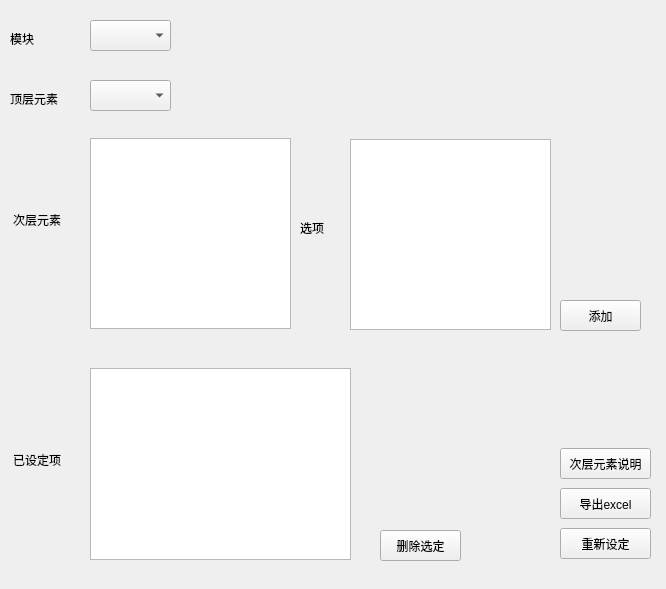
<?xml version="1.0" encoding="UTF-8"?>
<ui version="4.0">
 <class>Form</class>
 <widget class="QWidget" name="Form">
  <property name="geometry">
   <rect>
    <x>0</x>
    <y>0</y>
    <width>666</width>
    <height>589</height>
   </rect>
  </property>
  <property name="windowTitle">
   <string>测试建模工具</string>
  </property>
  <widget class="QListWidget" name="listWidget_sublevel">
   <property name="geometry">
    <rect>
     <x>90</x>
     <y>138</y>
     <width>201</width>
     <height>191</height>
    </rect>
   </property>
  </widget>
  <widget class="QListWidget" name="listWidget_thirdlevel">
   <property name="geometry">
    <rect>
     <x>350</x>
     <y>139</y>
     <width>201</width>
     <height>191</height>
    </rect>
   </property>
   <property name="selectionMode">
    <enum>QAbstractItemView::MultiSelection</enum>
   </property>
  </widget>
  <widget class="QPushButton" name="pushButton_deleteSelection">
   <property name="geometry">
    <rect>
     <x>380</x>
     <y>530</y>
     <width>81</width>
     <height>31</height>
    </rect>
   </property>
   <property name="text">
    <string>删除选定</string>
   </property>
  </widget>
  <widget class="QLabel" name="label_caseModel">
   <property name="geometry">
    <rect>
     <x>13</x>
     <y>450</y>
     <width>61</width>
     <height>20</height>
    </rect>
   </property>
   <property name="text">
    <string>已设定项</string>
   </property>
  </widget>
  <widget class="QLabel" name="label_thirdlevel">
   <property name="geometry">
    <rect>
     <x>300</x>
     <y>218</y>
     <width>41</width>
     <height>20</height>
    </rect>
   </property>
   <property name="text">
    <string>选项</string>
   </property>
  </widget>
  <widget class="QLabel" name="label_sublevel">
   <property name="geometry">
    <rect>
     <x>13</x>
     <y>210</y>
     <width>61</width>
     <height>20</height>
    </rect>
   </property>
   <property name="text">
    <string>次层元素</string>
   </property>
  </widget>
  <widget class="QPushButton" name="pushButton_toExcel">
   <property name="geometry">
    <rect>
     <x>560</x>
     <y>488</y>
     <width>91</width>
     <height>31</height>
    </rect>
   </property>
   <property name="text">
    <string>导出excel</string>
   </property>
  </widget>
  <widget class="QListWidget" name="listWidget_caseModel">
   <property name="geometry">
    <rect>
     <x>90</x>
     <y>368</y>
     <width>261</width>
     <height>192</height>
    </rect>
   </property>
  </widget>
  <widget class="QLabel" name="label_toplevel">
   <property name="geometry">
    <rect>
     <x>10</x>
     <y>89</y>
     <width>61</width>
     <height>20</height>
    </rect>
   </property>
   <property name="text">
    <string>顶层元素</string>
   </property>
  </widget>
  <widget class="QPushButton" name="pushButton_resetAll">
   <property name="geometry">
    <rect>
     <x>560</x>
     <y>528</y>
     <width>91</width>
     <height>31</height>
    </rect>
   </property>
   <property name="text">
    <string>重新设定</string>
   </property>
  </widget>
  <widget class="QComboBox" name="comboBox_toplevel">
   <property name="geometry">
    <rect>
     <x>90</x>
     <y>80</y>
     <width>81</width>
     <height>31</height>
    </rect>
   </property>
  </widget>
  <widget class="QPushButton" name="pushButton_addToCaseModel">
   <property name="geometry">
    <rect>
     <x>560</x>
     <y>300</y>
     <width>81</width>
     <height>31</height>
    </rect>
   </property>
   <property name="text">
    <string>添加</string>
   </property>
  </widget>
  <widget class="QPushButton" name="pushButton_sublevel_help">
   <property name="geometry">
    <rect>
     <x>560</x>
     <y>448</y>
     <width>91</width>
     <height>31</height>
    </rect>
   </property>
   <property name="text">
    <string>次层元素说明</string>
   </property>
  </widget>
  <widget class="QLabel" name="label_module">
   <property name="geometry">
    <rect>
     <x>10</x>
     <y>29</y>
     <width>61</width>
     <height>20</height>
    </rect>
   </property>
   <property name="text">
    <string>模块</string>
   </property>
  </widget>
  <widget class="QComboBox" name="comboBox_module">
   <property name="geometry">
    <rect>
     <x>90</x>
     <y>20</y>
     <width>81</width>
     <height>31</height>
    </rect>
   </property>
  </widget>
 </widget>
 <resources/>
 <connections>
  <connection>
   <sender>pushButton_resetAll</sender>
   <signal>clicked()</signal>
   <receiver>listWidget_caseModel</receiver>
   <slot>clear()</slot>
   <hints>
    <hint type="sourcelabel">
     <x>593</x>
     <y>482</y>
    </hint>
    <hint type="destinationlabel">
     <x>355</x>
     <y>371</y>
    </hint>
   </hints>
  </connection>
 </connections>
</ui>
